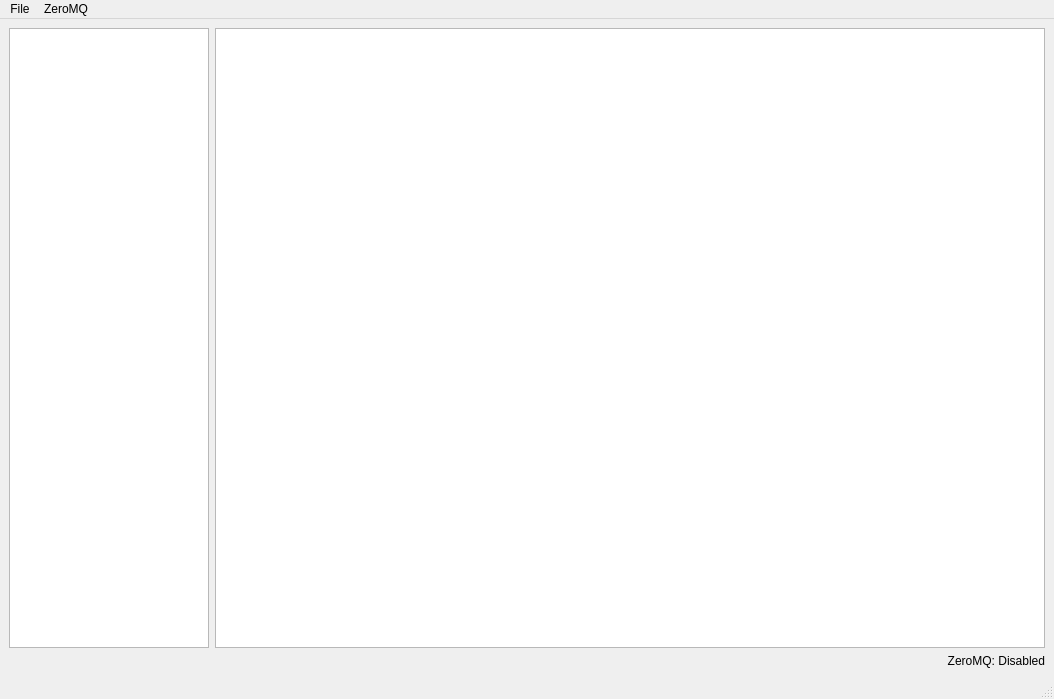
<?xml version="1.0" encoding="UTF-8"?>
<ui version="4.0">
 <class>MainWindow</class>
 <widget class="QMainWindow" name="MainWindow">
  <property name="geometry">
   <rect>
    <x>0</x>
    <y>0</y>
    <width>1054</width>
    <height>699</height>
   </rect>
  </property>
  <property name="sizePolicy">
   <sizepolicy hsizetype="Expanding" vsizetype="Expanding">
    <horstretch>0</horstretch>
    <verstretch>0</verstretch>
   </sizepolicy>
  </property>
  <property name="windowTitle">
   <string>CarpView</string>
  </property>
  <property name="statusTip">
   <string/>
  </property>
  <widget class="QWidget" name="centralwidget">
   <layout class="QVBoxLayout" name="verticalLayout">
    <item>
     <layout class="QHBoxLayout" name="horizontalLayout">
      <item>
       <widget class="QListView" name="lstDomains">
        <property name="maximumSize">
         <size>
          <width>200</width>
          <height>16777215</height>
         </size>
        </property>
       </widget>
      </item>
      <item>
       <widget class="QTableView" name="tblEntries"/>
      </item>
     </layout>
    </item>
    <item>
     <widget class="QLabel" name="lblZeroMqState">
      <property name="text">
       <string>ZeroMQ: Disabled</string>
      </property>
      <property name="alignment">
       <set>Qt::AlignRight|Qt::AlignTrailing|Qt::AlignVCenter</set>
      </property>
     </widget>
    </item>
   </layout>
  </widget>
  <widget class="QMenuBar" name="menubar">
   <property name="geometry">
    <rect>
     <x>0</x>
     <y>0</y>
     <width>1054</width>
     <height>18</height>
    </rect>
   </property>
   <widget class="QMenu" name="menuFile">
    <property name="title">
     <string>File</string>
    </property>
    <addaction name="actionOpen_Raw"/>
    <addaction name="actionLoad_Domain_File"/>
    <addaction name="actionLoad_aggregate_domain_file"/>
    <addaction name="separator"/>
    <addaction name="actionClear"/>
    <addaction name="actionSave"/>
    <addaction name="separator"/>
    <addaction name="actionExit"/>
   </widget>
   <widget class="QMenu" name="menuZeroMQ">
    <property name="title">
     <string>ZeroMQ</string>
    </property>
    <addaction name="actionZeroMqToggle"/>
   </widget>
   <addaction name="menuFile"/>
   <addaction name="menuZeroMQ"/>
  </widget>
  <widget class="QStatusBar" name="statusbar"/>
  <action name="actionOpen_Raw">
   <property name="text">
    <string>Open Raw</string>
   </property>
  </action>
  <action name="actionExit">
   <property name="text">
    <string>Exit</string>
   </property>
  </action>
  <action name="actionLoad_Domain_File">
   <property name="text">
    <string>Load Domain File</string>
   </property>
  </action>
  <action name="actionLoad_aggregate_domain_file">
   <property name="text">
    <string>Load aggregate domain file</string>
   </property>
  </action>
  <action name="actionZeroMqToggle">
   <property name="text">
    <string>Enable</string>
   </property>
  </action>
  <action name="actionSave">
   <property name="text">
    <string>Save</string>
   </property>
  </action>
  <action name="actionClear">
   <property name="text">
    <string>Clear</string>
   </property>
  </action>
 </widget>
 <resources/>
 <connections/>
</ui>
